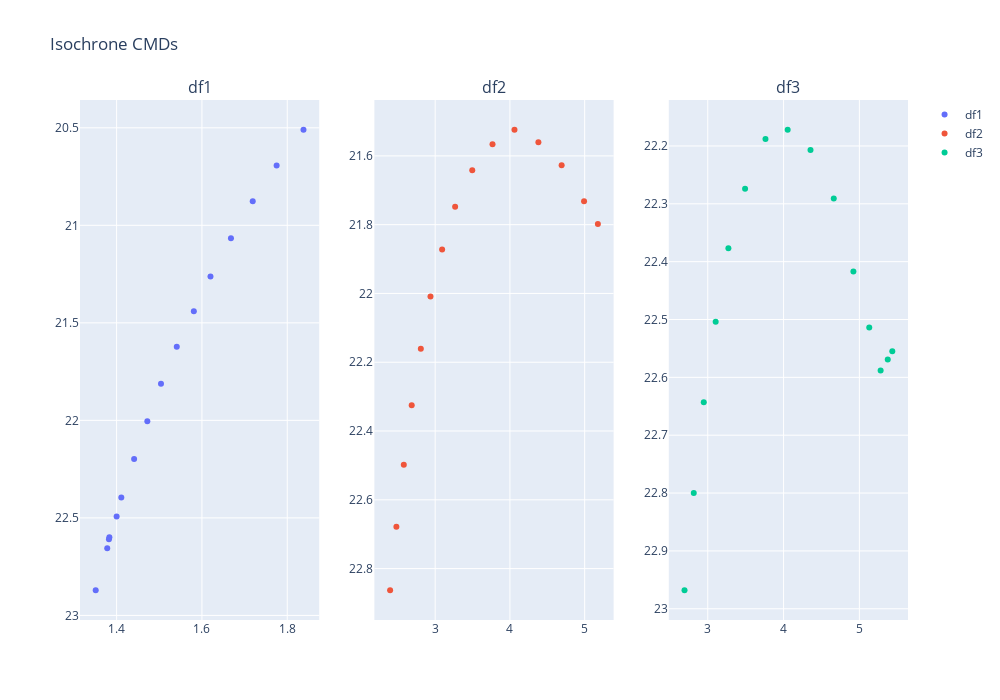

Notebook source saved alongside this figure:
### Code cell
# Making interactive plots with plotly

import plotly.express as px
import plotly.graph_objects as go
import plotly.subplots as sp
import pandas as pd

df1 = pd.read_csv('/Users/mmckay/phd_projects/analysis_routine/DATA/test_modules/RGB_isochrone_tables/RGB_Zini_0.0001.csv')
df2 = pd.read_csv('/Users/mmckay/phd_projects/analysis_routine/DATA/test_modules/RGB_isochrone_tables/RGB_Zini_0.03.csv')
df3 = pd.read_csv('/Users/mmckay/phd_projects/analysis_routine/DATA/test_modules/RGB_isochrone_tables/RGB_Zini_0.0599.csv')


# Create a subplot with 1 row and 2 columns
fig = sp.make_subplots(rows=1, cols=3, subplot_titles=("df1", "df2", "df3",))

# Add scatter plot for df1
fig.add_trace(go.Scatter(x=df1['F475W_appmag-F814W_appmag'], y=df1['F814W_appmag'], mode='markers', name='df1', 
                        #  marker=dict(color=df1['Mini'], 
                        #              colorscale='magma_r', 
                                    #  colorbar=dict(title='Mini', orientation='h', len=0.45, xanchor="right", yanchor="middle", titleside="top", x=0.4, y=1.1))
                         ), 
                                    row=1, col=1)

# Add scatter plot for df2
fig.add_trace(go.Scatter(x=df2['F475W_appmag-F814W_appmag'], y=df2['F814W_appmag'], mode='markers', name='df2', 
                        #  marker=dict(color=df2['Mini'], 
                        #              colorscale='magma_r', 
                                    #  colorbar=dict(title='Mini', orientation='h', len=0.45, xanchor="left", yanchor="middle", titleside="top", x=0.6, y=1.1)
                         ), 
                                     row=1, col=2)

fig.add_trace(go.Scatter(x=df3['F475W_appmag-F814W_appmag'], y=df3['F814W_appmag'], mode='markers', name='df3', 
                        #  marker=dict(color=df3['Mini'], 
                        #              colorscale='magma_r', 
                                    #  colorbar=dict(title='Mini', orientation='h', len=0.45, xanchor="left", yanchor="middle", titleside="top", x=0.6, y=1.1))
                         ), 
                                     row=1, col=3)

# Update layout
fig.update_layout(height=700, width=1000, title_text="Subplots", title='Isochrone CMDs')

# Inverse y-axes
fig.update_yaxes(autorange="reversed")

# Show the plot
fig.show()

### Figure 1 — Plotly figure (JSON) as saved in the notebook; plotly's stock layout.template omitted (floating-point values rounded to 4 significant figures)
{"data": [{"mode": "markers", "name": "df1", "type": "scatter", "x": [1.351, 1.378, 1.4, 1.382, 1.383, 1.411, 1.441, 1.472, 1.504, 1.541, 1.581, 1.62, 1.668, 1.719, 1.775, 1.838], "xaxis": "x", "y": [22.87, 22.66, 22.49, 22.61, 22.6, 22.4, 22.2, 22.0, 21.81, 21.62, 21.44, 21.26, 21.07, 20.88, 20.69, 20.51], "yaxis": "y"}, {"mode": "markers", "name": "df2", "type": "scatter", "x": [2.397, 2.481, 2.58, 2.686, 2.808, 2.937, 3.093, 3.267, 3.496, 3.767, 4.061, 4.381, 4.692, 4.992, 5.177], "xaxis": "x2", "y": [22.86, 22.68, 22.5, 22.32, 22.16, 22.01, 21.87, 21.75, 21.64, 21.57, 21.52, 21.56, 21.63, 21.73, 21.8], "yaxis": "y2"}, {"mode": "markers", "name": "df3", "type": "scatter", "x": [2.693, 2.815, 2.947, 3.104, 3.272, 3.492, 3.761, 4.054, 4.355, 4.662, 4.921, 5.13, 5.28, 5.374, 5.434], "xaxis": "x3", "y": [22.97, 22.8, 22.64, 22.5, 22.38, 22.27, 22.19, 22.17, 22.21, 22.29, 22.42, 22.51, 22.59, 22.57, 22.55], "yaxis": "y3"}], "layout": {"annotations": [{"font": {"size": 16}, "showarrow": false, "text": "df1", "x": 0.1444, "xanchor": "center", "xref": "paper", "y": 1, "yanchor": "bottom", "yref": "paper"}, {"font": {"size": 16}, "showarrow": false, "text": "df2", "x": 0.5, "xanchor": "center", "xref": "paper", "y": 1, "yanchor": "bottom", "yref": "paper"}, {"font": {"size": 16}, "showarrow": false, "text": "df3", "x": 0.8556, "xanchor": "center", "xref": "paper", "y": 1, "yanchor": "bottom", "yref": "paper"}], "height": 700, "title": {"text": "Isochrone CMDs"}, "width": 1000, "xaxis": {"anchor": "y", "domain": [0, 0.2889]}, "xaxis2": {"anchor": "y2", "domain": [0.3556, 0.6444]}, "xaxis3": {"anchor": "y3", "domain": [0.7111, 1]}, "yaxis": {"anchor": "x", "autorange": "reversed", "domain": [0, 1]}, "yaxis2": {"anchor": "x2", "autorange": "reversed", "domain": [0, 1]}, "yaxis3": {"anchor": "x3", "autorange": "reversed", "domain": [0, 1]}}}
